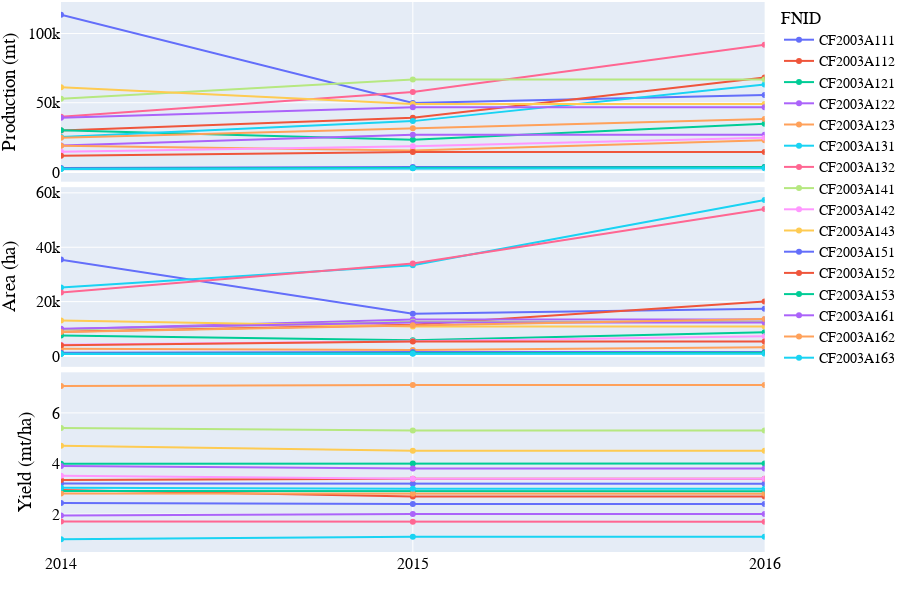
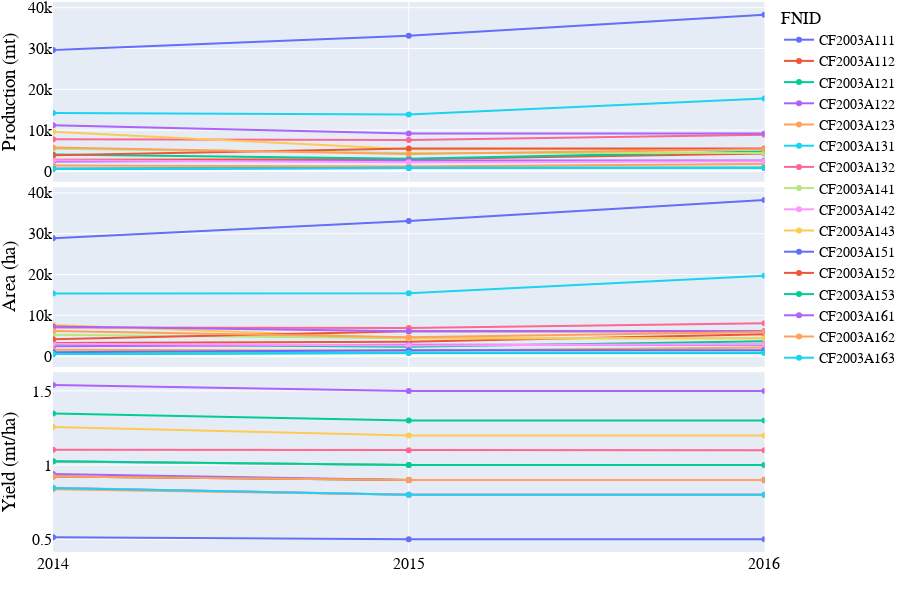
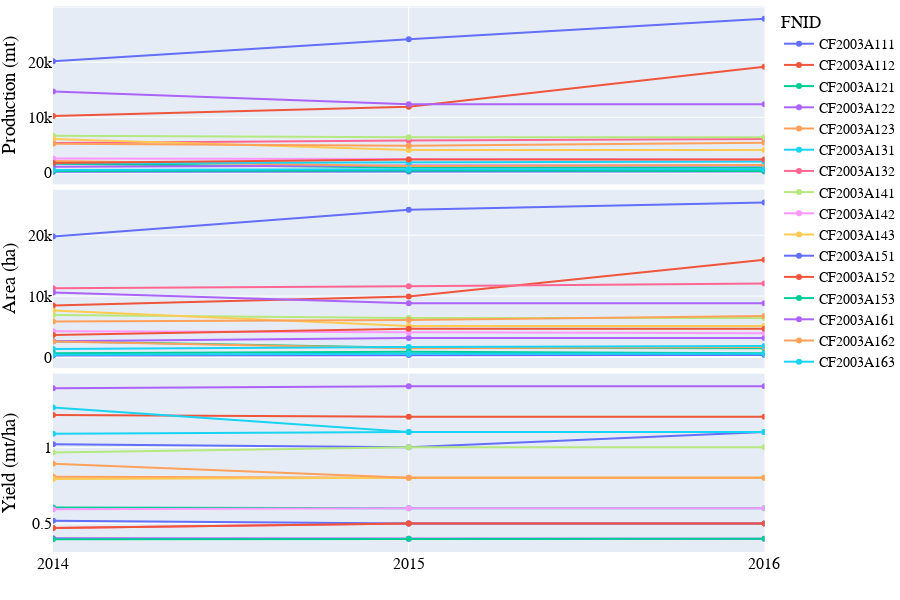
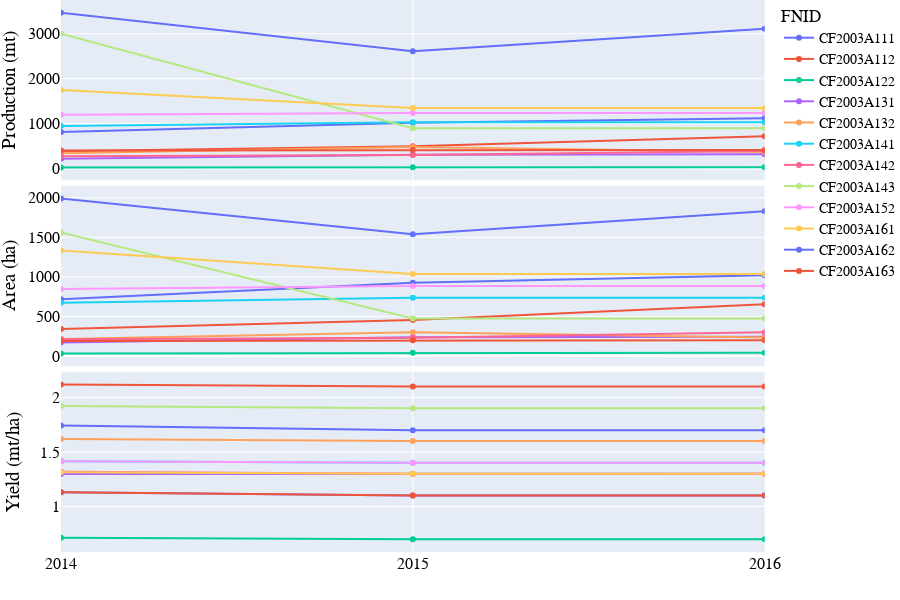

These figures' notebook cell, in order:
### Code cell
# Lineplot of Production-Area-Yield time-series
country_iso, country_name = 'CF', 'Central African Republic'
df = pd.read_csv('../data/crop/adm_crop_production_%s.csv' % country_iso, index_col=0)
df['year'] = df['harvest_year']
year = [df['year'].min(), df['year'].max()]
product_season = [
    ['Cassava','Main'],
    ['Groundnuts (In Shell)','Main'],
    ['Maize','Main'],
    ['Rice','Main'],
]
for product_name, season_name in product_season:
    footnote = 'Production-Area-Yield time-series of %s - %s - %s' % (country_iso, product_name, season_name)
    fn_save = '../figures/%s_line_pay_%s_%s.png' % (country_iso, product_name, season_name)
    sub = df[(df['product'] == product_name) & (df['season_name'] == season_name)]
    fig = PlotLinePAY(sub, year, footnote)#, fn_save)
    fig.show()
